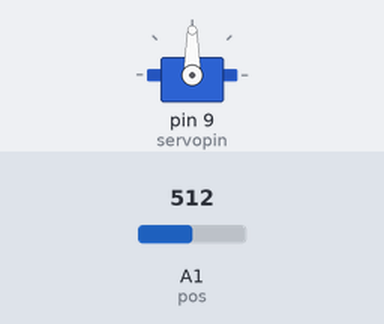
Bench run of a sketch on a simulated Arduino Uno, built with avr-gcc and run on an emulated ATmega328P. Shown: servo. The inputs (shaded band) are chosen by the test bench; at power-on: A1 (pos) = 512. What the sketch prints to the serial monitor is not drawn.

Above: at 1.2 s.
1.3 s: A1 (pos) set to 716
At 2.5 s:
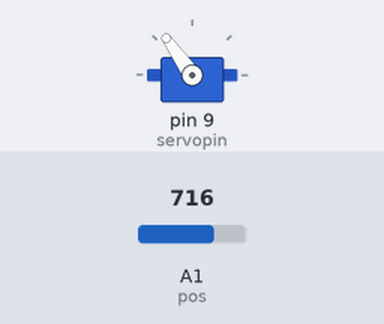
2.8 s: A1 (pos) set to 900
At 3.7 s:
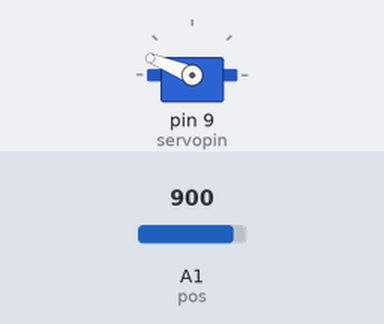
4.3 s: A1 (pos) set to 1023
At 4.8 s:
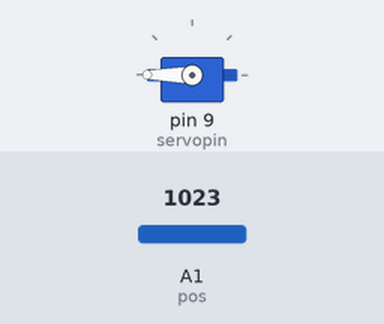
5.8 s: A1 (pos) set to 306
At 7.0 s:
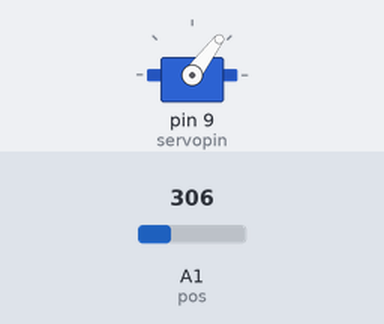
7.3 s: A1 (pos) set to 122
At 8.2 s:
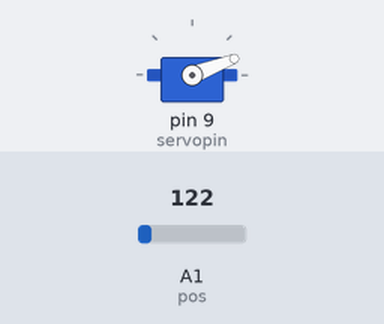
8.8 s: A1 (pos) set to 0
At 9.3 s:
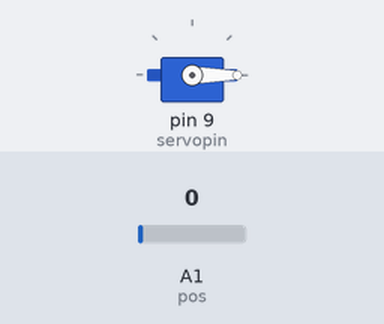
Timing chart, 0 to 11.3 s (numbered marks = the images above; inputs shaded):
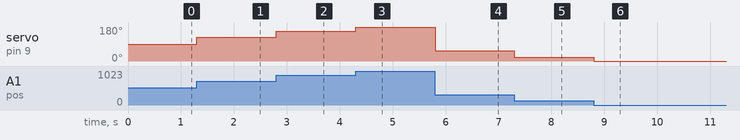

Measured:
- after the input at 1.3 s, servo on pin 9 (servopin): 90° → 125° at once
- after the input at 2.8 s, servo on pin 9 (servopin): 125° → 158° at once
- after the input at 4.3 s, servo on pin 9 (servopin): 158° → 180° at once
- after the input at 5.8 s, servo on pin 9 (servopin): 180° → 53° at once
- after the input at 7.3 s, servo on pin 9 (servopin): 53° → 21° at once
- after the input at 8.8 s, servo on pin 9 (servopin): 21° → 0° at once

The sketch:

servo.ino
```cpp
#include <Servo.h>
int servopin = 9;
int servopos;
int pos = A1, val;
Servo myservo;

void setup() {
Serial.begin(9600);
myservo.attach(servopin);
pinMode(A1,INPUT);
}

void loop() {
 val=analogRead(pos);
servopos = (180./1023.)*val;
myservo.write(servopos);
Serial.println(servopos);
}
```
